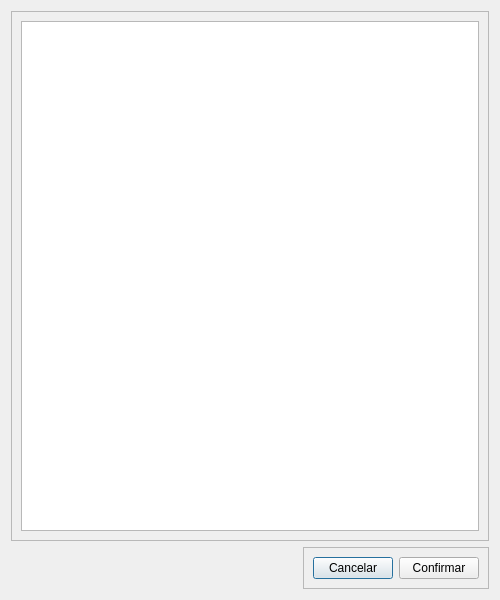
<?xml version="1.0" encoding="UTF-8"?>
<ui version="4.0">
 <class>Dialog</class>
 <widget class="QDialog" name="Dialog">
  <property name="geometry">
   <rect>
    <x>0</x>
    <y>0</y>
    <width>500</width>
    <height>600</height>
   </rect>
  </property>
  <property name="minimumSize">
   <size>
    <width>500</width>
    <height>600</height>
   </size>
  </property>
  <property name="windowTitle">
   <string>Dialog</string>
  </property>
  <layout class="QVBoxLayout" name="verticalLayout">
   <item>
    <widget class="QFrame" name="frame">
     <property name="frameShape">
      <enum>QFrame::Shape::StyledPanel</enum>
     </property>
     <property name="frameShadow">
      <enum>QFrame::Shadow::Raised</enum>
     </property>
     <layout class="QHBoxLayout" name="horizontalLayout">
      <item>
       <widget class="QTableView" name="tableView"/>
      </item>
     </layout>
    </widget>
   </item>
   <item alignment="Qt::AlignmentFlag::AlignRight">
    <widget class="QFrame" name="frame_2">
     <property name="frameShape">
      <enum>QFrame::Shape::StyledPanel</enum>
     </property>
     <property name="frameShadow">
      <enum>QFrame::Shadow::Raised</enum>
     </property>
     <layout class="QHBoxLayout" name="horizontalLayout_2">
      <item>
       <widget class="QPushButton" name="btn_cancel">
        <property name="text">
         <string>Cancelar</string>
        </property>
       </widget>
      </item>
      <item>
       <widget class="QPushButton" name="btn_ok">
        <property name="text">
         <string>Confirmar</string>
        </property>
       </widget>
      </item>
     </layout>
    </widget>
   </item>
  </layout>
 </widget>
 <resources/>
 <connections/>
</ui>
